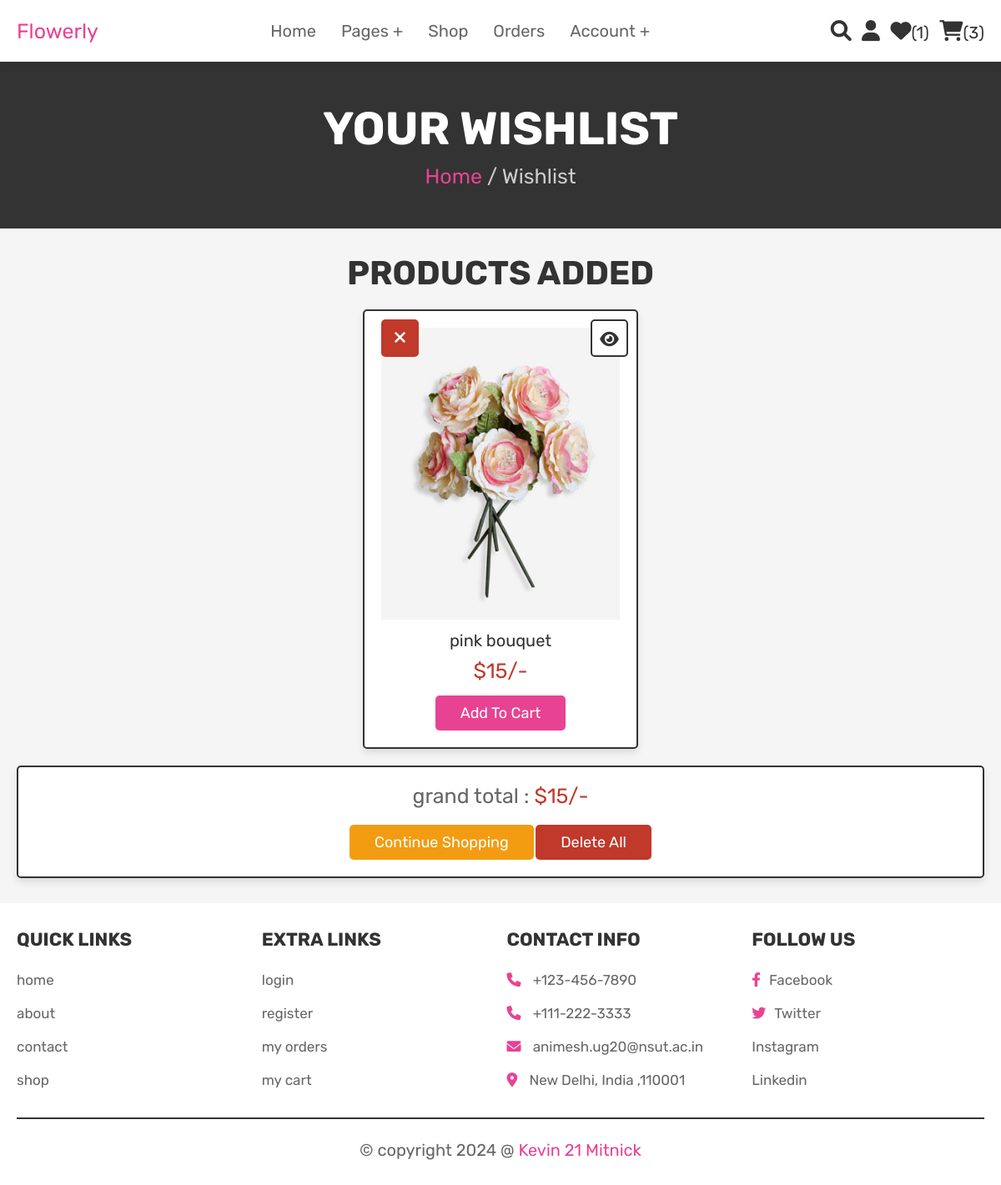
Page /wishlist.php (signed in) on the committed database.
### tables this page shows
CREATE TABLE `wishlist` (
  `id` int(100) NOT NULL,
  `user_id` int(100) NOT NULL,
  `pid` int(100) NOT NULL,
  `name` varchar(100) NOT NULL,
  `price` int(100) NOT NULL,
  `image` varchar(100) NOT NULL
);

### wishlist.php (the view, shortened to what this page needs)
<?php
@include 'config.php';
$user_id = $_SESSION['user_id'];
?>
<!DOCTYPE html>
<html lang="en">
<head>
   <link rel="stylesheet" href="https://cdnjs.cloudflare.com/ajax/libs/font-awesome/6.0.0/css/all.min.css">
   <link rel="stylesheet" href="css/style.css">
</head>
<body>
<?php @include 'header.php'; ?>
<section class="heading">
    <h3>your wishlist</h3>
    <p> <a href="home.php">Home</a> / Wishlist </p>
</section>
<section class="wishlist">
    <h1 class="title">products added</h1>
    <div class="box-container">
    <?php
        $Grand_Total = 0;
        $select_wishlist = mysqli_query($conn, "SELECT * FROM `wishlist` WHERE user_id = '$user_id'") or die('query failed');
        if(mysqli_num_rows($select_wishlist) > 0){
            while($fetch_wishlist = mysqli_fetch_assoc($select_wishlist)){
    ?>
    <form action="" method="POST" class="box">
        <a href="wishlist.php?delete=<?php echo $fetch_wishlist['id']; ?>" class="fas fa-times" onclick="return confirm('delete this from wishlist?');"></a>
        <a href="view_page.php?pid=<?php echo $fetch_wishlist['pid']; ?>" class="fas fa-eye"></a>
        <img src="uploaded_img/<?php echo $fetch_wishlist['image']; ?>" alt="" class="image">
        <div class="name"><?php echo $fetch_wishlist['name']; ?></div>
        <div class="price">$<?php echo $fetch_wishlist['price']; ?>/-</div>
        <input type="submit" value="add to cart" name="add_to_cart" class="btn">
    </form>
    <?php
    $Grand_Total += $fetch_wishlist['price'];
        }
    }else{
        echo '<p class="empty">your wishlist is empty</p>';
    }
    ?>
    </div>
    <div class="wishlist-total">
        <p>grand total : <span>$<?php echo $Grand_Total; ?>/-</span></p>
        <a href="shop.php" class="option-btn">Continue Shopping</a>
        <a href="wishlist.php?delete_all" class="delete-btn <?php echo ($Grand_Total > 1)?'':'disabled' ?>" onclick="return confirm('delete all from wishlist?');">delete all</a>
    </div>
</section>
<?php @include 'footer.php'; ?>
</body>
</html>

### css/style.css (style rules this page uses)
:root { --pink:#e84393; --red:#c0392b; --orange:#f39c12; --black:#333; --white:#fff; --light-color:#666; --light-white:#ccc; --light-bg:#f5f5f5; --border:.2rem solid var(--black); --box-shadow:0 .5rem 1rem rgba(0,0,0,.1); }
* { font-family: 'Rubik', sans-serif; margin:0; padding:0; box-sizing: border-box; outline: none; border:none; text-decoration: none; transition:all .2s linear; }
html { font-size: 62.5%; overflow-x: hidden; scroll-behavior: smooth; scroll-padding-top: 6.5rem; }
body { background: var(--light-bg); }
section { padding:3rem 2rem; }
.btn, .delete-btn, .option-btn { display: inline-block; border-radius: .5rem; margin-top: 1rem; font-size: 1.8rem; color:var(--white); cursor: pointer; padding:1rem 3rem; text-transform: capitalize; }
.btn { background-color: var(--pink); }
.delete-btn { background-color: var(--red); }
.option-btn { background-color: var(--orange); }
.heading { display: flex; flex-flow: column; align-items: center; justify-content: center; gap:1rem; background-color: var(--black); text-align: center; min-height: 25vh; }
.heading h3 { font-size: 5.5rem; color:var(--white); text-transform: uppercase; }
.heading p { font-size: 2.5rem; color:var(--light-white); }
.heading p a { color:var(--pink); }
.title { text-align: center; margin-bottom: 2rem; color:var(--black); text-transform: uppercase; font-size: 4rem; }
.wishlist .box-container { max-width: 1200px; margin:0 auto; display: grid; grid-template-columns: repeat(auto-fit, 33rem); gap:1.5rem; align-items: flex-start; justify-content: center; }
.wishlist .box-container .box { padding:2rem; text-align: center; background-color: var(--white); border:var(--border); box-shadow: var(--box-shadow); border-radius: .5rem; position: relative; }
.wishlist .box-container .box .image { height: 35rem; width: 100%; object-fit: cover; }
.wishlist .box-container .box .fa-eye, .wishlist .box-container .box .fa-times { position: absolute; top:1rem; height: 4.5rem; width: 4.5rem; line-height: 4.3rem; font-size: 2rem; border-radius: .5rem; }
.wishlist .box-container .box .fa-eye { right:1rem; border:var(--border); background-color: var(--white); color:var(--black); }
.wishlist .box-container .box .fa-times { background-color: var(--red); color:var(--white); }
.wishlist .box-container .box .name { font-size: 2rem; color:var(--black); margin:1rem 0; }
.wishlist .box-container .box .price { font-size: 2.5rem; color:var(--red); margin:.5rem 0; }
.wishlist .wishlist-total { max-width: 1200px; margin:0 auto; padding:2rem; text-align: center; background-color: var(--white); border:var(--border); box-shadow: var(--box-shadow); border-radius: .5rem; margin-top: 2rem; }
.wishlist .wishlist-total p { font-size: 2.5rem; color:var(--light-color); margin-bottom: 1rem; }
.wishlist .wishlist-total p span { color:var(--red); }

### rows in the picture
wishlist: image (picture), name "pink bouquet", price "15"

### other values in the picture
$wishlist_num_rows "1"
$cart_num_rows "3"
$Grand_Total "15"
